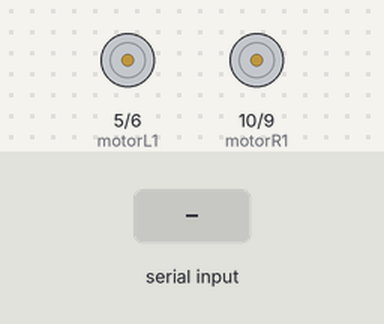
This sketch was run on a simulated Arduino Uno, built with avr-gcc and run on an emulated ATmega328P. Shown: motor-driver pin pairs drawn as motors (green arrow = first pin HIGH = forward, orange = second pin HIGH = backward, longer = more drive). The test bench sets the inputs (shaded band).

Above: at 1.2 s.
1.3 s: "W" received over Serial
At 1.8 s:
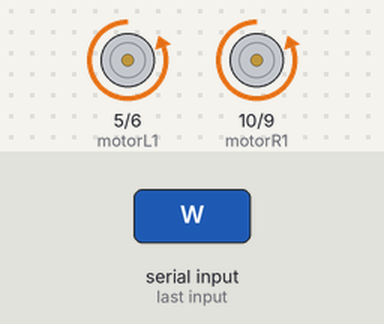
2.8 s: "s" received over Serial
At 4.0 s:
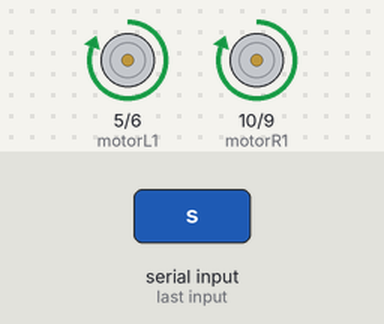
4.3 s: "a" received over Serial
At 5.3 s:
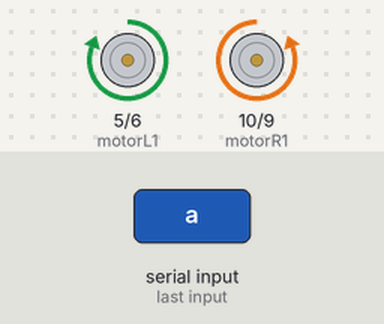
5.8 s: "d" received over Serial
At 6.5 s:
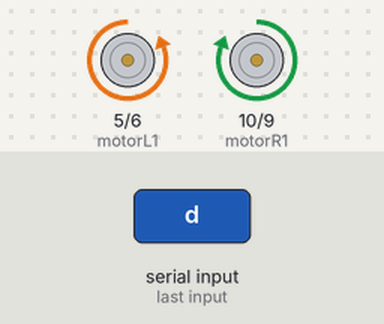
7.3 s: "w" received over Serial
At 7.6 s:
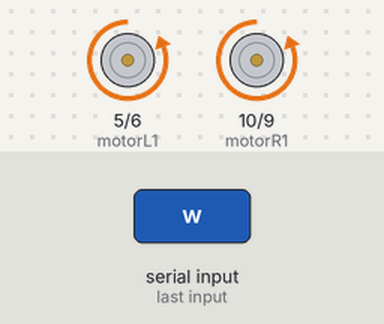
8.8 s: "S" received over Serial
At 9.9 s:
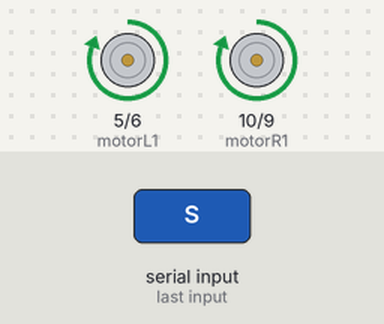
Timing chart, 0 to 11.3 s (numbered marks = the images above; inputs shaded):
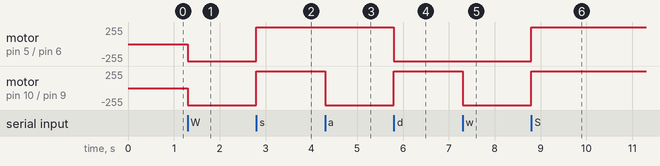

Measured:
- after the input at 1.3 s, motor on pin 5 (motorL1) / pin 6 (motorL2), motor on pin 10 (motorR1) / pin 9 (motorR2): stopped → backward 255/255 at once
- after the input at 2.8 s, motor on pin 5 (motorL1) / pin 6 (motorL2), motor on pin 10 (motorR1) / pin 9 (motorR2): backward 255/255 → forward 255/255 at once
- after the input at 4.3 s, motor on pin 10 (motorR1) / pin 9 (motorR2): forward 255/255 → backward 255/255 at once
- after the input at 5.8 s, motor on pin 5 (motorL1) / pin 6 (motorL2): forward 255/255 → backward 255/255 at once; motor on pin 10 (motorR1) / pin 9 (motorR2): backward 255/255 → forward 255/255 at once
- after the input at 7.3 s, motor on pin 10 (motorR1) / pin 9 (motorR2): forward 255/255 → backward 255/255 at once
- after the input at 8.8 s, motor on pin 5 (motorL1) / pin 6 (motorL2), motor on pin 10 (motorR1) / pin 9 (motorR2): backward 255/255 → forward 255/255 at once

The sketch:

laptop_cont_bot.ino
```cpp
int motorR1=10;        // Motor Pins
int motorR2=9;
int motorL1=5;
int motorL2=6;
char x;

void setup ()
{
  Serial.begin (9600);
  pinMode(motorR1,OUTPUT);
  pinMode(motorR2,OUTPUT);
  pinMode(motorL1,OUTPUT);
  pinMode(motorL2,OUTPUT);
}

void loop()
{
  x=Serial.read();                             // taking input from keyboard
  if(x=='W' || x=='w')                           //forward using letter 'w'
  {
    digitalWrite(motorR1,LOW);
    digitalWrite(motorR2,HIGH);
    digitalWrite(motorL1,LOW);
    digitalWrite(motorL2,HIGH);
  }
  else if (x=='s' || x=='S')                    //backward
  {
    digitalWrite(motorR1,HIGH);
    digitalWrite(motorR2,LOW);
    digitalWrite(motorL1,HIGH);
    digitalWrite(motorL2,LOW);
  }
  else if (x=='a' || x=='A')                    //left
  {
    digitalWrite(motorR1,LOW);
    digitalWrite(motorR2,HIGH);
    digitalWrite(motorL1,HIGH);
    digitalWrite(motorL2,LOW);
  }
  else if (x=='d' || x=='D')                    //right
  {
    digitalWrite(motorR1,HIGH);
    digitalWrite(motorR2,LOW);
    digitalWrite(motorL1,LOW);
    digitalWrite(motorL2,HIGH);
  }
  else if (x==' ')                              //stop
  {
    digitalWrite(motorR1,LOW);
    digitalWrite(motorR2,LOW);
    digitalWrite(motorL1,LOW);
    digitalWrite(motorL2,LOW);
  }
}
```
